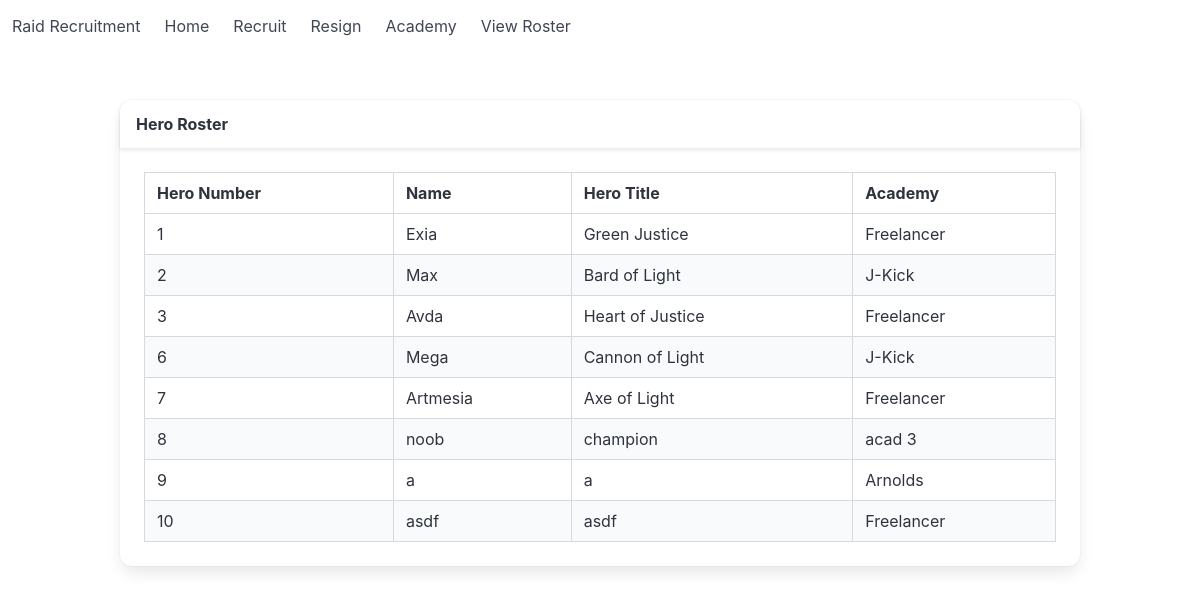
Screenshot of /roster with the database file from the repository.
### recruitment.py (models this page shows, shortened)
class Hero(db.Model):
    id = db.Column(db.Integer, primary_key=True)
    name = db.Column(db.Text)
    title = db.Column(db.Text)
    academy = db.relationship("Academy", backref='hero', uselist=False)

class Academy(db.Model):
    id = db.Column(db.Integer, primary_key=True)
    name = db.Column(db.Text)
    hero_id = db.Column(db.Integer, db.ForeignKey('hero.id'))

### recruitment.py (the view)
@app.route('/roster')
def roster():
    hero_roster = Hero.query.all()
    messageList = get_flashed_messages()
    if not messageList:
        session.clear()
    return render_template('roster.html', heroes = hero_roster)

### templates/roster.html (shortened to what this page needs)
{%extends "base.html"%}
    {%block content%}
    <div class="card">
        <div class="card-header">
            <p class="card-header-title">Hero Roster</p>
        </div>
        <div class="card-content">
            <div class="content table-container">
                <table class="table is-bordered is-striped is-hoverable is-fullwidth">
                    <thead><tr>
                        <th>Hero Number</th>
                        <th>Name</th>
                        <th>Hero Title</th>
                        <th>Academy</th>
                    </tr></thead>
                    <tbody>
                        {%for hero in heroes %}
                        <tr>
                            <td>{{hero.id}}</td>
                            <td>{{hero.name}}</td>
                            <td>{{hero.title}}</td>
                            <td>{{hero.academy.name | default('Freelancer')}}</td>
                        </tr>
                        {%endfor%}
                    </tbody>
                </table>
            </div>
        </div>
    </div>
{%endblock%}

### templates/base.html (shortened to what this page needs)
<!DOCTYPE html>
<html>
    <head>
        <link rel="stylesheet" href="https://cdn.jsdelivr.net/npm/bulma@1.0.4/css/bulma.min.css">
        <link rel="stylesheet" href="https://cdnjs.cloudflare.com/ajax/libs/font-awesome/5.15.4/css/all.min.css">
    <body class="has-navbar-fixed-top">
        <nav class="navbar is-fixed-top">
            <div class="navbar-brand">
                <span class="navbar-item">Raid Recruitment</span>
            </div>
            <div class="navbar-menu">
                <div class="navbar-start">
                     <a class="navbar-item" href="{{url_for('index')}}"> Home </a>
                     <a class="navbar-item" href="{{url_for('recruit')}}"> Recruit </a>
                     <a class="navbar-item" href="{{url_for('resign')}}"> Resign </a>
                     <a class="navbar-item" href="{{url_for('academy_signup')}}"> Academy </a>
                     <a class="navbar-item" href="{{url_for('roster')}}"> View Roster </a>
                </div>
            </div>
        </nav>
        <section class="section">
            <div class="container">
                {%block content%}
                {%endblock%}
            </div>
        </section>
    </body>
</html>

### rows the page displays
Hero: id "1", name "Exia", title "Green Justice", academy.name "Freelancer"
Hero: id "2", name "Max", title "Bard of Light", academy.name "J-Kick"
Hero: id "3", name "Avda", title "Heart of Justice", academy.name "Freelancer"
Hero: id "6", name "Mega", title "Cannon of Light", academy.name "J-Kick"
Hero: id "7", name "Artmesia", title "Axe of Light", academy.name "Freelancer"
Hero: id "8", name "noob", title "champion", academy.name "acad 3"
Hero: id "9", name "a", title "a", academy.name "Arnolds"
Hero: id "10", name "asdf", title "asdf", academy.name "Freelancer"
